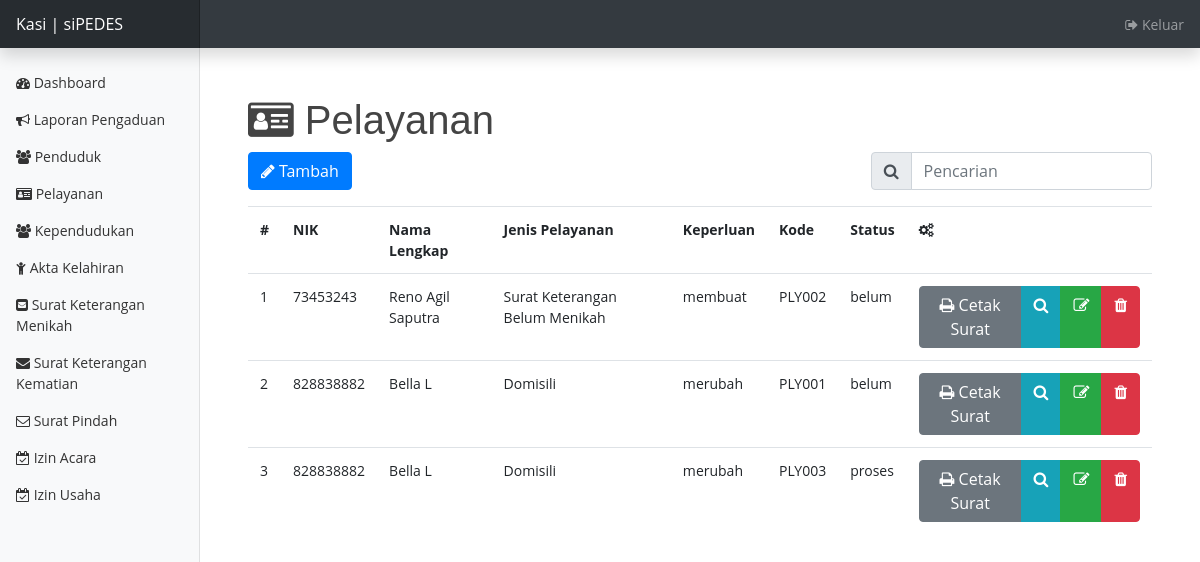
The app's page /index.php/petugas/pelayanan, older data.
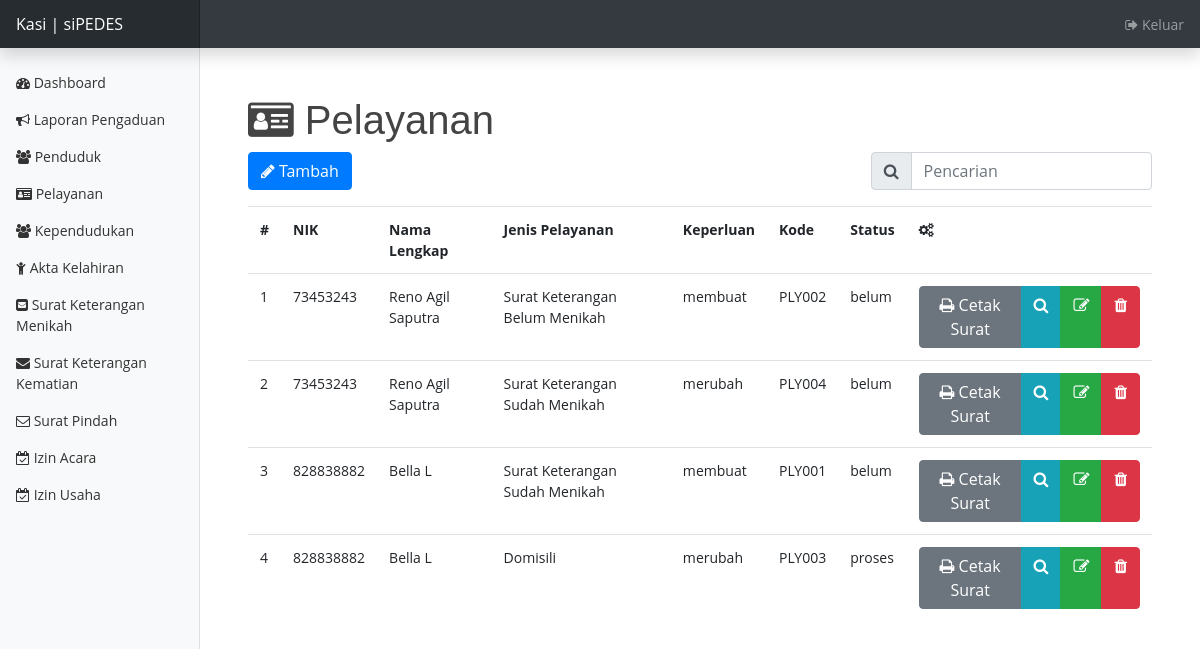
The same page, newer data.
### tables this page shows
CREATE TABLE `pelayanan` (
  `id_pelayanan` int(11) NOT NULL,
  `id_penduduk` int(11) NOT NULL,
  `jenis_pelayanan` varchar(255) NOT NULL,
  `keperluan` varchar(255) NOT NULL,
  `gambar_surat_pengantar` text NOT NULL,
  `waktu` datetime NOT NULL,
  `kode` varchar(255) NOT NULL,
  `status` varchar(255) NOT NULL
);

CREATE TABLE `penduduk` (
  `id_penduduk` int(11) NOT NULL,
  `nik` varchar(255) NOT NULL,
  `no_kk` varchar(255) NOT NULL,
  `nama_lengkap` varchar(255) NOT NULL,
  `tmp_lahir` varchar(255) NOT NULL,
  `tgl_lahir` date NOT NULL,
  `jk` char(1) NOT NULL,
  `kewarganegaraan` varchar(255) NOT NULL,
  `status_perkawinan` varchar(255) NOT NULL,
  `agama` varchar(255) NOT NULL,
  `pekerjaan` varchar(255) NOT NULL,
  `telp` varchar(255) NOT NULL,
  `alamat` text NOT NULL,
  `rt` int(11) NOT NULL,
  `rw` int(11) NOT NULL,
  `no_rumah` varchar(255) NOT NULL,
  `kelurahan_desa` varchar(255) NOT NULL,
  `kecamatan` varchar(255) NOT NULL,
  `kabupaten_kota` varchar(255) NOT NULL,
  `kode_pos` int(11) NOT NULL,
  `kata_sandi` varchar(255) NOT NULL,
  `foto` text NOT NULL
);

### application/controllers/Petugas.php (called while the page is built, shortened)
<?php
class Petugas extends CI_Controller {
	public function __construct(){
		$this->load->library('form_validation');
		$this->load->model('MyModel');
	}
	public function pelayanan() {
		if($this->input->post('search')) {
			$this->db->join('penduduk','penduduk.id_penduduk = pelayanan.id_penduduk','left');
			$this->db->order_by('nik','asc');
			$this->db->like('nik', $this->input->post('search'));
			$this->db->or_like('nama_lengkap', $this->input->post('search'));
			$this->db->or_like('kode', $this->input->post('search'));
			$data['pelayanan'] = $this->db->get('pelayanan')->result_array();
		} else {
			$data['pelayanan'] = $this->MyModel->getPelayanan();
		}
		$this->load->view('template/header_pet');
		$this->load->view('petugas/pelayanan', $data);
		$this->load->view('template/footer_pet');
	}
}

### index.php (called while the page is built, shortened)
<?php
require_once BASEPATH.'core/CodeIgniter.php';

### application/models/MyModel.php (called while the page is built, shortened)
<?php
class MyModel extends CI_Model {
	public function getPelayanan() {
		$this->db->join('penduduk','penduduk.id_penduduk = pelayanan.id_penduduk','left');
		$this->db->order_by('nik','asc');
		return $this->db->get('pelayanan')->result_array();
	}
}

### application/views/petugas/pelayanan.php (the view, shortened to what this page needs)
<h1><i class="fa fa-id-card"></i> Pelayanan</h1>
<div class="row">
	<div class="col-lg-8">
		<a href="<?= base_url('petugas/pelayanan/tambah'); ?>" class="btn btn-primary mb-2"><i class="fa fa-pencil"></i>
			Tambah</a>
	</div>
	<div class="col-lg-4">
		<form action="" method="post">
			<div class="input-group mb-3">
				<div class="input-group-prepend">
					<span class="input-group-text" id="basic-addon1"><i class="fa fa-search"></i></span>
				</div>
				<input type="text" name="search" class="form-control" placeholder="Pencarian" aria-label="Pencarian"
					aria-describedby="basic-addon1">
			</div>
		</form>
	</div>
</div>
<div class="table-responsive">
	<table class="table table-hover">
		<tr>
			<th>#</th>
			<th>NIK</th>
			<th>Nama Lengkap</th>
			<th>Jenis Pelayanan</th>
			<th>Keperluan</th>
			<th>Kode</th>
			<th>Status</th>
			<th><i class="fa fa-cogs"></i></th>
		</tr>
		<?php
			$no = 1;
			foreach($pelayanan as $pl) :
		?>
		<tr>
			<td><?= $no++; ?></td>
			<td><?= $pl['nik']; ?></td>
			<td><?= $pl['nama_lengkap']; ?></td>
			<td><?= $pl['jenis_pelayanan']; ?></td>
			<td><?= $pl['keperluan']; ?></td>
			<td><?= $pl['kode']; ?></td>
			<td><?= $pl['status']; ?></td>
			<td>
				<div class="btn-group">
					<a target="_blank" href="<?= base_url('petugas/pelayanan/cetak/').$pl['id_pelayanan']; ?>" class="btn btn-secondary"><i class="fa fa-print"></i> Cetak Surat</a>
					<a href="" data-toggle="modal" data-target="#pelayanan<?= $pl['id_pelayanan']; ?>"
						class="btn btn-info"><i class="fa fa-search"></i></a>
					<a href="<?= base_url('petugas/pelayanan/edit/').$pl['id_pelayanan']; ?>" class="btn btn-success"><i
							class="fa fa-edit"></i></a>
					<a onclick="return confirm('Yakin?')"
						href="<?= base_url('petugas/pelayanan/hapus/').$pl['id_pelayanan']; ?>" class="btn btn-danger"><i
							class="fa fa-trash"></i></a>
				</div>
			</td>
		</tr>
		<?php endforeach; ?>
	</table>
</div>

Row changes from the older to the newer data that the page shows:
added pelayanan: id_penduduk.nik "73453243", id_penduduk.nama_lengkap "Reno Agil Saputra", jenis_pelayanan "Surat Keterangan Sudah Menikah", keperluan "merubah", kode "PLY004", status "belum"
changed pelayanan "PLY001": jenis_pelayanan "Domisili" → "Surat Keterangan Sudah Menikah"; keperluan "merubah" → "membuat"
